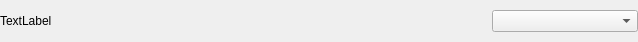
<?xml version="1.0" encoding="UTF-8"?>
<ui version="4.0">
 <class>ComboBox</class>
 <widget class="QWidget" name="ComboBox">
  <property name="geometry">
   <rect>
    <x>0</x>
    <y>0</y>
    <width>638</width>
    <height>42</height>
   </rect>
  </property>
  <property name="maximumSize">
   <size>
    <width>16777215</width>
    <height>16777215</height>
   </size>
  </property>
  <property name="windowTitle">
   <string>DEComboBox</string>
  </property>
  <layout class="QHBoxLayout" name="horizontalLayout" stretch="0,3,1">
   <property name="spacing">
    <number>0</number>
   </property>
   <property name="leftMargin">
    <number>0</number>
   </property>
   <property name="topMargin">
    <number>0</number>
   </property>
   <property name="rightMargin">
    <number>0</number>
   </property>
   <property name="bottomMargin">
    <number>0</number>
   </property>
   <item>
    <widget class="QLabel" name="Name">
     <property name="text">
      <string>TextLabel</string>
     </property>
     <property name="alignment">
      <set>Qt::AlignLeading|Qt::AlignLeft|Qt::AlignVCenter</set>
     </property>
    </widget>
   </item>
   <item>
    <spacer name="horizontalSpacer">
     <property name="orientation">
      <enum>Qt::Horizontal</enum>
     </property>
     <property name="sizeHint" stdset="0">
      <size>
       <width>10</width>
       <height>20</height>
      </size>
     </property>
    </spacer>
   </item>
   <item>
    <widget class="QComboBox" name="ComboBox_0">
     <property name="minimumSize">
      <size>
       <width>60</width>
       <height>0</height>
      </size>
     </property>
     <property name="focusPolicy">
      <enum>Qt::ClickFocus</enum>
     </property>
     <property name="contextMenuPolicy">
      <enum>Qt::NoContextMenu</enum>
     </property>
    </widget>
   </item>
  </layout>
 </widget>
 <layoutdefault spacing="6" margin="11"/>
 <resources/>
 <connections/>
</ui>
